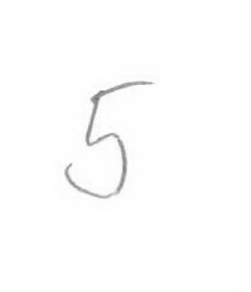
#> input picture cifra_5/cifra.png, 251 x 292 px; its folder holds 5 pictures in this run
$ python image_processing.py
#> lines starting #> are read from the running program, lines starting #| are printed output that depends on the picture; after the words box and inside, x2 and y2 are one past the last pixel; in counts of white or black regions, pixels touching at a corner belong together
import cv2
import numpy as np
from skimage.morphology import skeletonize
from matplotlib import pyplot as plt
import os

# [9 lines left out: function read_img, not called in this run]

def crop_padding_image(image):
    height, width = image.shape

    up, down, left, right = None, None, None, None

    for i in range(0,height):
        line = image[i][:]
        if 0 in line:
            up = i
            break

    for i in range(height-1,0,-1):
        line = image[i][:]
        if 0 in line:
            down = i
            break

    for j in range(0,width):
        line = image[:, j]
        if 0 in line:
            left = j
            break

    for j in range(width-1, 0, -1):
        line = image[:, j]
        if 0 in line:
            right = j
            break

    cropped_image = image[up : down, left: right]
    return cropped_image

# [40 lines left out: function split_digits_grid, not called in this run]

def binary_mask(image, threshold=230):
    """Vrati ČISTO binarnu sliku: 0 ili 255 (ništa između)."""
    bin_img = (image > threshold).astype(np.uint8) * 255  # True->255, False->0
    return bin_img

# [9 lines left out: functions image_erosion, image_dilatation, not called in this run]

def resize_image(image, target_size=(32, 32)):
    # NEAREST bez sivljenja + re-binarizacija na 0/1
    resized = cv2.resize(image, target_size, interpolation=cv2.INTER_NEAREST)
    # resized01 = (resized > 0).astype(np.uint8)  # 0/1 umesto 0/255
    return resized

def skeletonize_image(image):
    image = image < 150   # crno postaje True
    skeleton = skeletonize(image)

    # Pretvori nazad u uint8: True=linija=crno (0), False=pozadina=belo (255)
    skeleton_img = np.where(skeleton, 0, 255).astype(np.uint8)

    return skeleton_img

# [11 lines left out: function processing_pipeline, not called in this run]

# novo

def save_comparison_plot(original, processed, step_name, save_dir):
    """Prikazuje originalnu i obrađenu sliku u 1x2 poretku i čuva plot."""
    os.makedirs(save_dir, exist_ok=True)
    save_path = os.path.join(save_dir, f"{step_name}.png")

    plt.figure(figsize=(7, 4))
    plt.subplot(1, 2, 1)
    plt.imshow(original, cmap='gray')
    plt.title("Originalna slika")
    plt.axis('off')

    plt.subplot(1, 2, 2)
    plt.imshow(processed, cmap='gray')
    plt.title(step_name)
    plt.axis('off')

    plt.tight_layout()
    plt.savefig(save_path, dpi=200, bbox_inches='tight')
    plt.close()
    print(f"[INFO] Sačuvan korak: {save_path}")


def visualize_processing_pipeline(image_path, save_dir="pipeline_steps", target_size=(32, 32)):
    """Izvršava processing_pipeline i čuva 1x2 poređenje za svaki korak."""
#> called with image_path = 'cifra_5/cifra.png', save_dir = 'cifra_5', target_size = (32, 32)

    # Učitavanje originalne slike
    original = cv2.imread(image_path, cv2.IMREAD_GRAYSCALE)
#> original is the input picture: shape (292, 251); min 113, max 255, mean 253.3
    if original is None:
        raise FileNotFoundError(f"Nije moguće učitati sliku: {image_path}")

    img = original.copy()
    save_comparison_plot(original, img, "01_original", save_dir)
#> in save_comparison_plot, `plt.savefig(save_path, dpi=200, bbox_inches='tight')`:
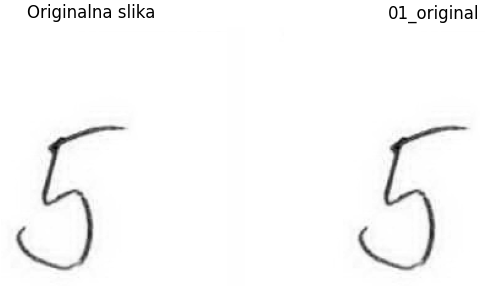
#> figure drawn by matplotlib, 2 panels

    # Gaussian blur
    blurred = cv2.GaussianBlur(img, (3, 3), 0)
    save_comparison_plot(original, blurred, "02_Gaussian_Blur", save_dir)
#> call 2 of save_comparison_plot, with step_name = '02_Gaussian_Blur', save_dir = 'cifra_5'
#> in save_comparison_plot (call 2), `plt.savefig(save_path, dpi=200, bbox_inches='tight')`:
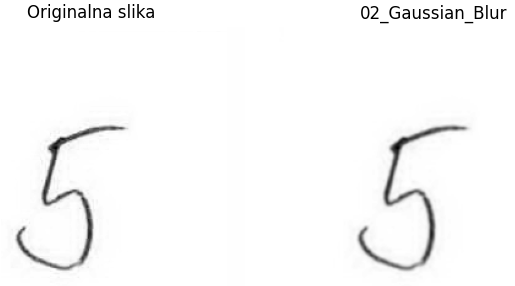
#> figure drawn by matplotlib, 2 panels
    img = blurred

    # Binarizacija
    img_bin = binary_mask(img)
#> in binary_mask, `bin_img = (image > threshold).astype(np.uint8) * 255`:
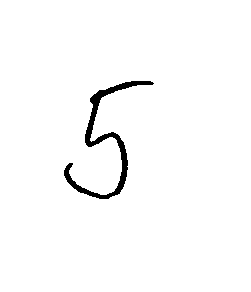
#> bin_img: shape (292, 251); 98.1% white; 1 black region, box (x1, y1, x2, y2) and area: (64, 81, 154, 199) 1426
    save_comparison_plot(original, img_bin, "03_Binarizacija", save_dir)
#> call 3 of save_comparison_plot, with step_name = '03_Binarizacija', save_dir = 'cifra_5'
#> in save_comparison_plot (call 3), `plt.savefig(save_path, dpi=200, bbox_inches='tight')`:
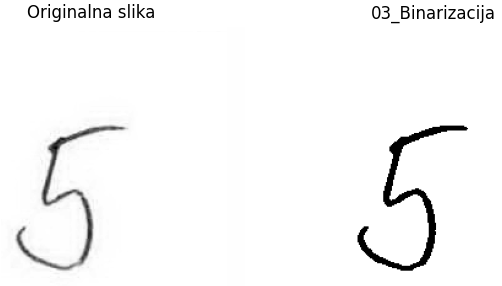
#> figure drawn by matplotlib, 2 panels
    img = img_bin

    # [11 lines of commented-out code are left out]
    img_crop = crop_padding_image(img)
#> in crop_padding_image, `cropped_image = image[up : down, left: right]`:
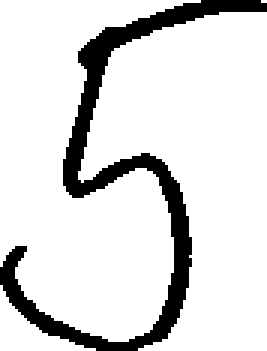
#> cropped_image: shape (117, 89) (shown 3 times larger); 86.4% white; 1 black region, box (x1, y1, x2, y2) and area: (0, 0, 89, 117) 1415
    save_comparison_plot(original, img_crop, "06_Crop_padding", save_dir)
    img = img_crop

    # Resize
    img_resized = resize_image(img, target_size)
#> in resize_image, `resized = cv2.resize(image, target_size, interpolation=cv2.INTER_NEARE..`:
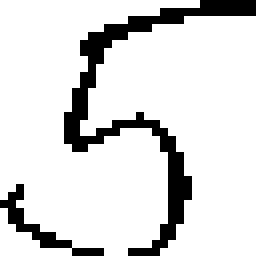
#> resized: shape (32, 32) (shown 8 times larger); 86.2% white; black in thin lines or dots
    save_comparison_plot(original, img_resized, "07_Resize", save_dir)
    img = img_resized

    # (opciono) Skeletonizacija
    img_skel = skeletonize_image(img)
#> in skeletonize_image, `image = image < 150`: image: shape (32, 32) bool; 13.8% white in thin lines or dots
#> in skeletonize_image, `skeleton = skeletonize(image)`:
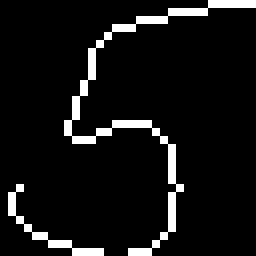
#> skeleton: shape (32, 32) bool (shown 8 times larger); 7.2% white in thin lines or dots
#> in skeletonize_image, `skeleton_img = np.where(skeleton, 0, 255).astype(np.uint8)`: skeleton_img: shape (32, 32); 92.8% white; black in thin lines or dots
    save_comparison_plot(original, img_skel, "08_Skeletonizacija", save_dir)
    img = img_skel

    print(f"[INFO] Obrada završena. Svi rezultati sačuvani u: {save_dir}")
    return img

if __name__ == "__main__":

    # [65 lines of commented-out code are left out]

    visualize_processing_pipeline("cifra_5/cifra.png", save_dir="cifra_5")
